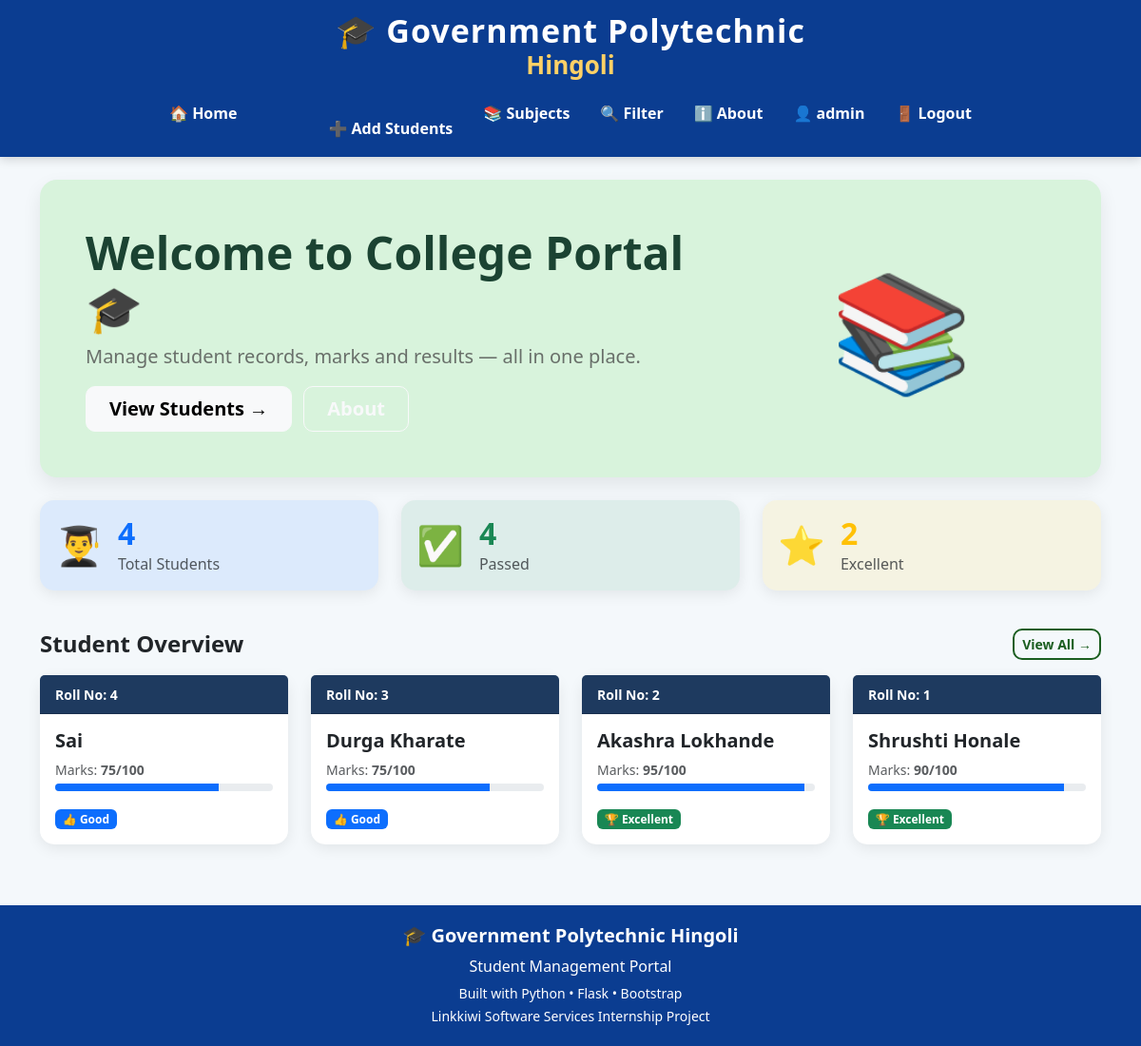
The page / (signed in) on the database its author committed.
### tables this page shows
CREATE TABLE students (
            id INTEGER PRIMARY KEY AUTOINCREMENT,
            name TEXT NOT NULL,
            roll INTEGER NOT NULL,
            marks INTEGER NOT NULL,
            subject TEXT NOT NULL,
            attendance INTEGER DEFAULT 0
        );

### app.py (the view)
@app.route("/")
def home():
    conn = get_db()
    students = conn.execute(
        "SELECT * FROM students ORDER BY id DESC"
    ).fetchall()
    total = conn.execute(
        "SELECT COUNT(*) FROM students"
    ).fetchone()[0]
    passed = conn.execute(
        "SELECT COUNT(*) FROM students WHERE marks >= 45"
    ).fetchone()[0]
    excellent = conn.execute(
        "SELECT COUNT(*) FROM students WHERE marks >= 90"
    ).fetchone()[0]
    conn.close()
    return render_template(
        "home.html",
        students=students,
        total=total,
        passed=passed,
        excellent=excellent
    )

### database.py (called while the page is built)
def get_db():
    conn = sqlite3.connect(DB_PATH)
    conn.row_factory = sqlite3.Row
    return conn

### templates/home.html (shortened to what this page needs)
{% extends 'base.html' %}
{% block content %}
<div class="hero-section p-5 mb-4">
    <div class="row align-items-center">
        <div class="col-md-8">
            <h1 class="display-5 fw-bold mb-2">
                Welcome to College Portal 🎓
            </h1>
            <p class="fs-5 opacity-75 mb-3">
                Manage student records, marks and results —
                all in one place.
            </p>
            <a href="{{ url_for('students_page') }}"
               class="btn btn-light btn-lg px-4 me-2">
                View Students →
            </a>
            <a href="{{ url_for('about') }}"
               class="btn btn-outline-light btn-lg px-4">
            </a>
        </div>
        <div class="col-12 col-md-4 text-center d-none d-md-block">
            <span style="font-size: 120px;">📚</span>
        </div>
    </div>
</div>
<div class="row mb-4">
    <div class="col-12 col-md-4 mb-3">
        <div class="card stat-card p-3 bg-primary bg-opacity-10">
            <div class="d-flex align-items-center">
                <span style="font-size:40px;">👨‍🎓</span>
                <div class="ms-3">
                    <h2 class="fw-bold text-primary mb-0">
                        {{ students|length }}
                    </h2>
                    <p class="text-muted mb-0">Total Students</p>
                </div>
            </div>
        </div>
    </div>
    <div class="col-12 col-md-4 mb-3">
        <div class="card stat-card p-3 bg-success bg-opacity-10">
            <div class="d-flex align-items-center">
                <span style="font-size:40px;">✅</span>
                <div class="ms-3">
                    {% set passed = students|selectattr('marks','ge',60)|list %}
                    <h2 class="fw-bold text-success mb-0">
                        {{ passed|length }}
                    </h2>
                    <p class="text-muted mb-0">Passed</p>
                </div>
            </div>
        </div>
    </div>
    <div class="col-12 col-md-4 mb-3">
        <div class="card stat-card p-3 bg-warning bg-opacity-10">
            <div class="d-flex align-items-center">
                <span style="font-size:40px;">⭐</span>
                <div class="ms-3">
                    {% set excellent = students|selectattr('marks','ge',90)|list %}
                    <h2 class="fw-bold text-warning mb-0">
                        {{ excellent|length }}
                    </h2>
                    <p class="text-muted mb-0">Excellent</p>
                </div>
            </div>
        </div>
    </div>
</div>
<div class="d-flex justify-content-between align-items-center mb-3">
    <h4 class="fw-bold mb-0">Student Overview</h4>
    <a href="{{ url_for('students_page') }}"
       class="btn btn-sm btn-outline-primary">
        View All →
    </a>
</div>
<div class="row">
    {% for student in students %}
    <div class="col-12 col-md-6 col-lg-3 mb-3">
        <div class="card student-card h-100">
            <div class="card-header py-2"
                 style="background-color: #1e3a5f; color:white;">
                <small class="fw-bold">Roll No: {{ student.roll }}</small>
            </div>
            <div class="card-body">
                <h5 class="card-title fw-bold">{{ student.name }}</h5>
                <p class="card-text text-muted small mb-1">
                    Marks: <strong>{{ student.marks }}/100</strong>
                </p>
                <div class="progress mb-3" style="height:8px;">
                    <div class="progress-bar"
                        {% if student.marks >= 90 %}bg-success
                        {% elif student.marks >= 75 %}bg-primary
                        {% elif student.marks >= 60 %}bg-warning
                        {% else %}bg-danger{% endif %}"
                        style="width: {{ student.marks }}%">
                    </div>
                </div>
                {% if student.marks >= 90 %}
                    <span class="badge bg-success">🏆 Excellent</span>
                {% elif student.marks >= 75 %}
                    <span class="badge bg-primary">👍 Good</span>
                {% elif student.marks >= 60 %}
                    <span class="badge bg-warning text-dark">📈 Average</span>
                {% else %}
                    <span class="badge bg-danger">⚠️ Needs Help</span>
                {% endif %}
            </div>
        </div>
    </div>
    {% endfor %}
</div>
{% endblock %}

### templates/base.html (style rules this page uses)
body { font-family:"Segoe UI",sans-serif; background:#f4f8fb; margin:0; padding:0; }
.hero-section { background:#d8f3dc; border-radius:18px; padding:35px; box-shadow:0 8px 20px rgba(0,0,0,.08); margin-top:20px; }
.hero-section h1 { color:#1b4332; font-weight:bold; }
.hero-section p { color:#444; }
.card { border:none; border-radius:15px; box-shadow:0 4px 15px rgba(0,0,0,.08); transition:.3s; }
.btn { border-radius:10px; font-weight:600; }
.btn-outline-primary { color:#1b5e20; border:2px solid #1b5e20; }

### rows shown on the page
students: roll "4", name "Sai", marks "75", shows "👍 Good"
students: roll "3", name "Durga Kharate", marks "75", shows "👍 Good"
students: roll "2", name "Akashra Lokhande", marks "95", shows "🏆 Excellent"
students: roll "1", name "Shrushti Honale", marks "90", shows "🏆 Excellent"

### other values the page prints
{{ session.username }} "admin"
{{ students|length }} "4"
{{ passed|length }} "4"
{{ excellent|length }} "2"
